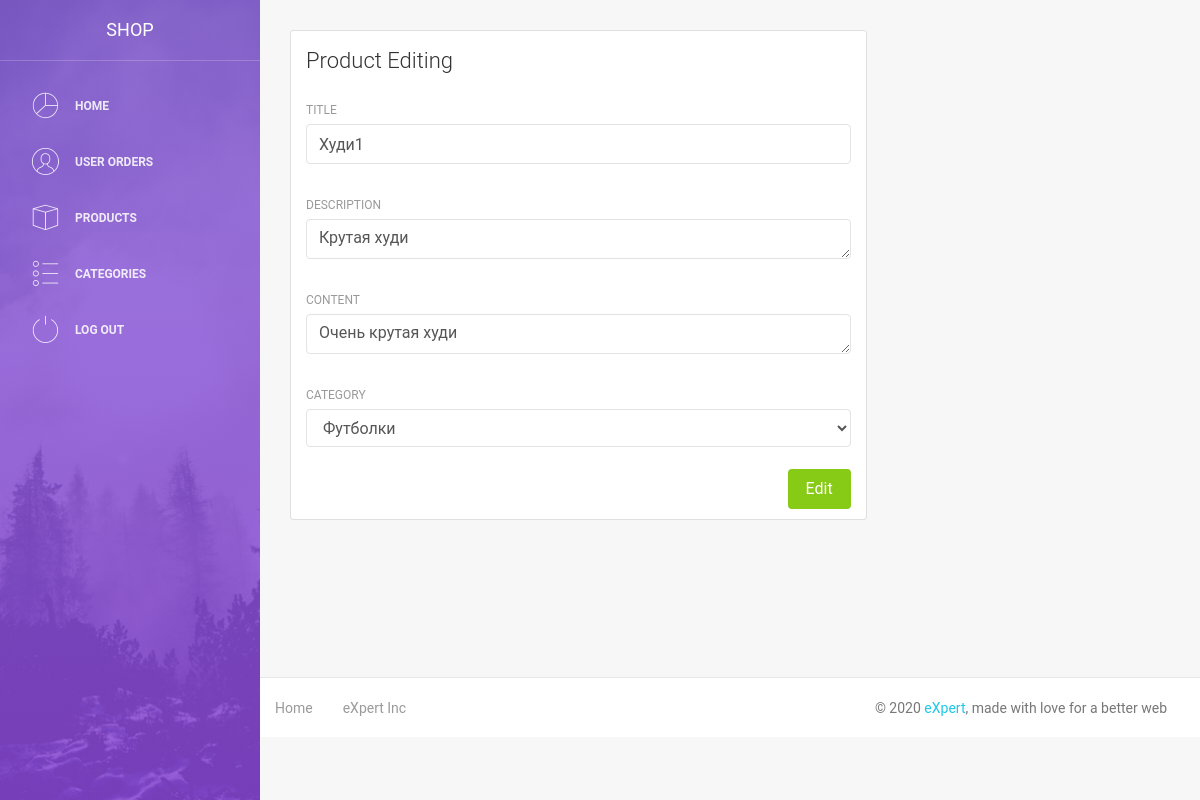
Page /admin/modules/products/edit.php?id=1 on the committed database.
### tables this page shows
CREATE TABLE `products` (
  `id` int(11) NOT NULL,
  `title` varchar(255) NOT NULL,
  `description` text NOT NULL,
  `content` text NOT NULL,
  `category_id` int(11) NOT NULL,
  `image` varchar(255) NOT NULL,
  `cost` varchar(10) NOT NULL
);

### admin/modules/products/edit.php (the view, shortened to what this page needs)
<?php
include $_SERVER['DOCUMENT_ROOT'] . '/configs/db.php';
include $_SERVER['DOCUMENT_ROOT'] . '/admin/parts/header.php';
?>
<div class="row">
    <div class="col-md-8">
        <div class="card">
            <div class="card-header">
                <h4 class="card-title">Product Editing</h4>
            </div>
            <div class="card-body">
                <form method="POST">
                    <?php
                    if (isset($_GET["id"])) {
                        $sql_products = "SELECT * FROM products WHERE id = " . $_GET["id"] . "";
                        $result = $conn->query($sql_products);
                        $product = mysqli_fetch_assoc($result);
                        ?>
                        <div class="row">
                            <div class="col-md-12">
                                <div class="form-group">
                                    <label>Title</label>
                                    <input name="title" type="text" class="form-control" placeholder="Enter name!" value="<?php echo $product["title"]?>">
                                </div>
                            </div>
                        </div>
                        <div class="row">
                            <div class="col-md-12">
                                <div class="form-group">
                                    <label>Description</label>
                                    <textarea name="description" type="text" class="form-control" rows="1" placeholder="Enter a description!"><?php echo $product["description"]?></textarea>
                                </div>
                            </div>
                        </div>
                        <div class="row">
                            <div class="col-md-12">
                                <div class="form-group">
                                    <label>Content</label>
                                    <textarea name="content" type="text" class="form-control" rows="5" placeholder="Enter a content!"><?php echo $product["content"]?></textarea>
                                </div>
                            </div>
                        </div>
                        <div class="row">
                            <div class="col-md-12">
                                <div class="form-group">
                                    <label>Category</label>
                                    <select class="form-control" name="category_id">
                                        <?php
                                            $sql_category = "SELECT * FROM categories";
                                            $result = $conn->query($sql_category);
                                            while ($row = mysqli_fetch_assoc($result)) {
                                                if($row['id'] == $product["category_id"]) {
                                                    echo "<option selected value=". $row['id'] .">" . $row['title'] . "</option>";
                                                } else {
                                                    echo "<option value=". $row['id'] .">" . $row['title'] . "</option>";
                                                }
                                            }
                                        ?>
                                    </select>
                                </div>
                            </div>
                        </div>
                    <?php
                    }
                    ?>
                    <button name="submit" value="1" type="submit" class="btn btn-success btn-fill pull-right">Edit</button>
                    <div class="clearfix"></div>
                </form>
            </div>
        </div>
    </div>
</div>
<?php
include $_SERVER['DOCUMENT_ROOT'] . '/admin/parts/footer.php';
?>

### rows in the picture
products: title "Худи1", description "Крутая худи", content "Очень крутая худи"

### other values in the picture
form field category_id "Футболки"
